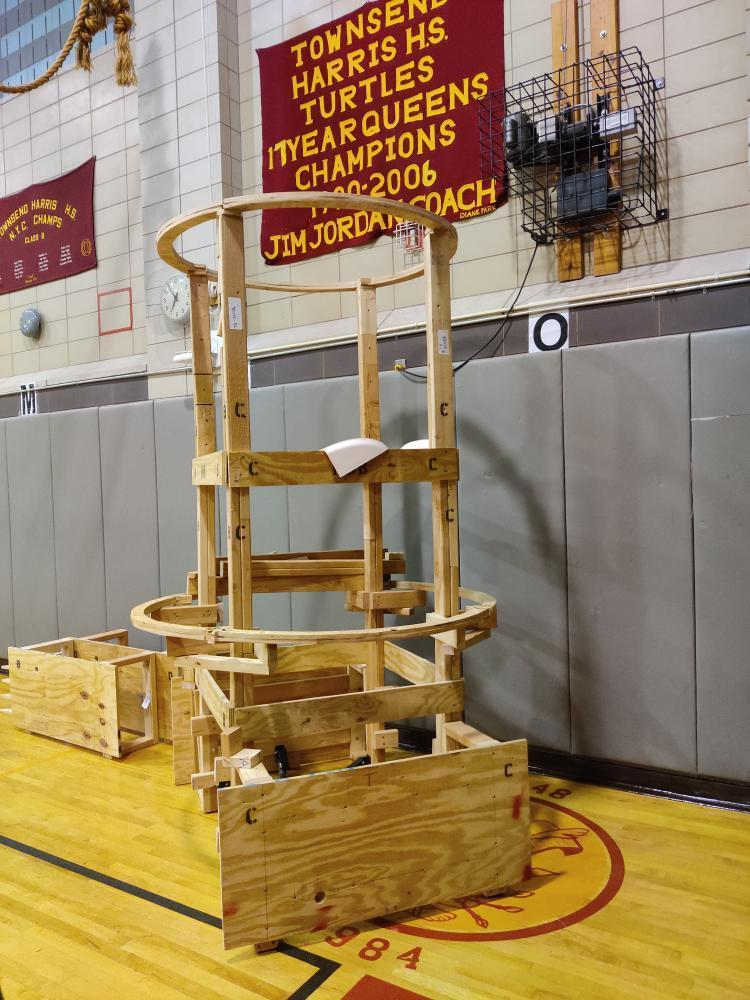
#> input picture hub_detection/Images/hub3.jpeg, 750 x 1000 px, found by its file name
$ python Wooden_Hub.py
#> lines starting #> are read from the running program, lines starting #| are printed output that depends on the picture; after the words box and inside, x2 and y2 are one past the last pixel; in counts of white or black regions, pixels touching at a corner belong together
#> further down, frame is the input picture: shape (1000, 750, 3); mean B, G, R 97.4, 132.8, 155.7
import cv2 as cv
import numpy as np

images = ["F:\sathya\hub3.jpeg", "F:\sathya\hub2.jpeg", "F:\sathya\hub1.jpeg", "F:\sathya\hub4.jpeg"]


def createMask(frame):
    global mask
    hsv = cv.cvtColor(frame, cv.COLOR_BGR2HSV)
#> hsv: shape (1000, 750, 3); mean H, S, V 34.5, 96.3, 156.3
    lower = np.array([7, 44, 101])
    upper = np.array([37, 134, 255])
    mask = cv.inRange(hsv, lower, upper)
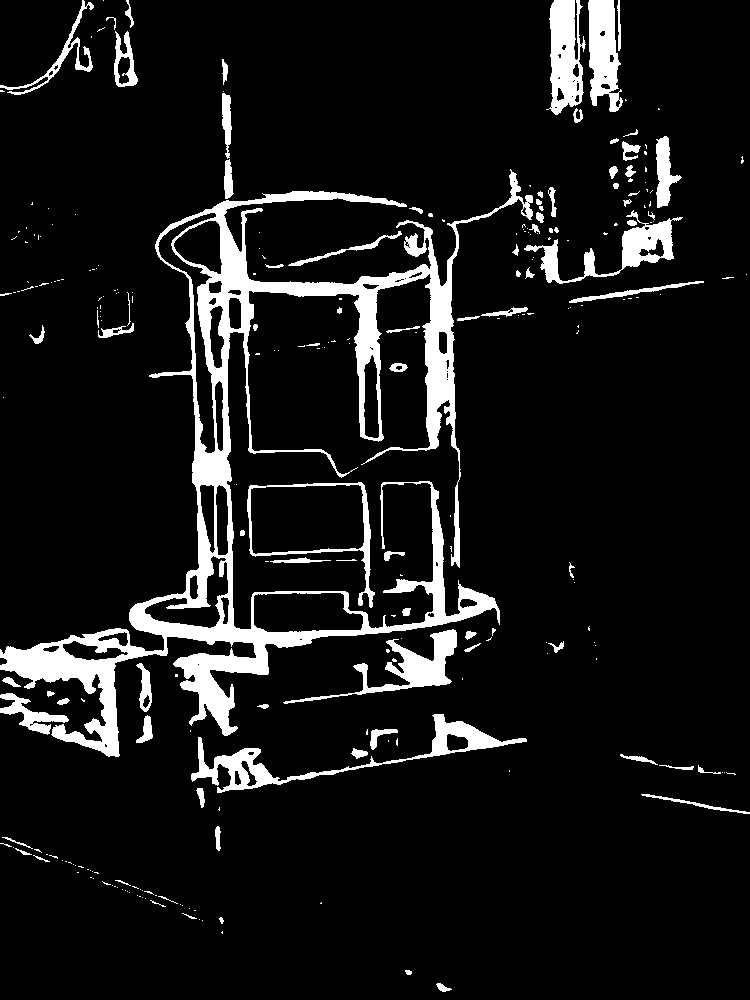
#> mask: shape (1000, 750); 9% white; 268 white regions (182 under 20 px), largest, box (x1, y1, x2, y2) and area: (0, 169, 533, 757) 40132, (191, 714, 527, 793) 3904, (546, 0, 586, 115) 2948
    mask = cv.morphologyEx(mask, cv.MORPH_CLOSE, (7,7))
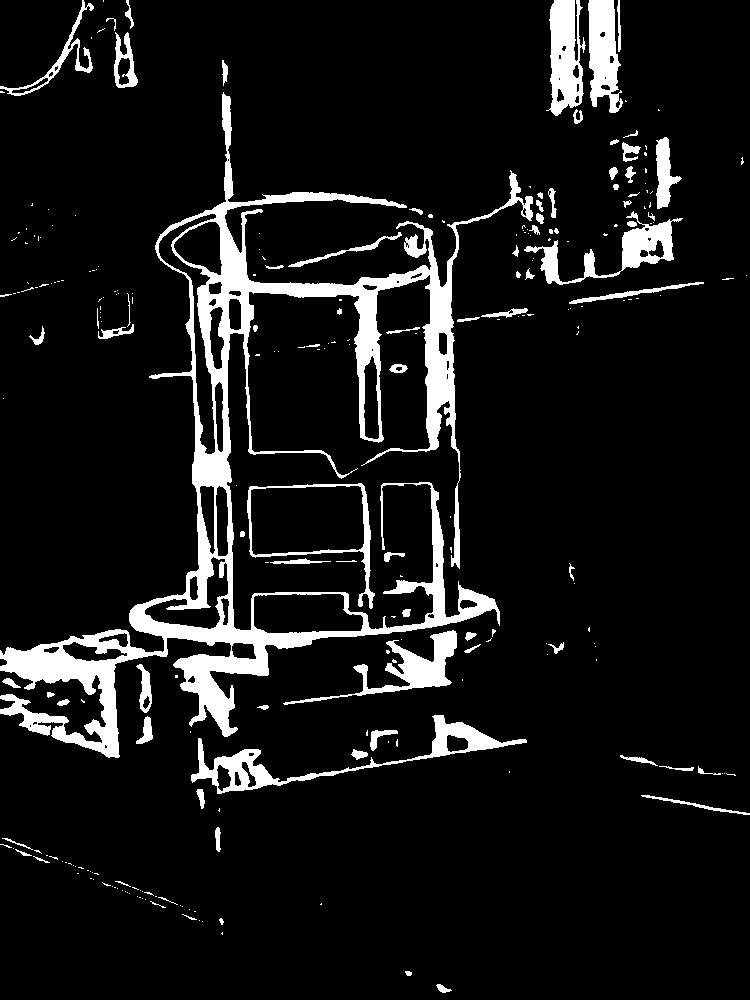
#> mask: shape (1000, 750); 9.1% white; 259 white regions (176 under 20 px), largest, box (x1, y1, x2, y2) and area: (0, 92, 533, 758) 41927, (191, 715, 527, 794) 3910, (546, 0, 586, 116) 2983
    mask = cv.morphologyEx(mask, cv.MORPH_OPEN, (3,3))
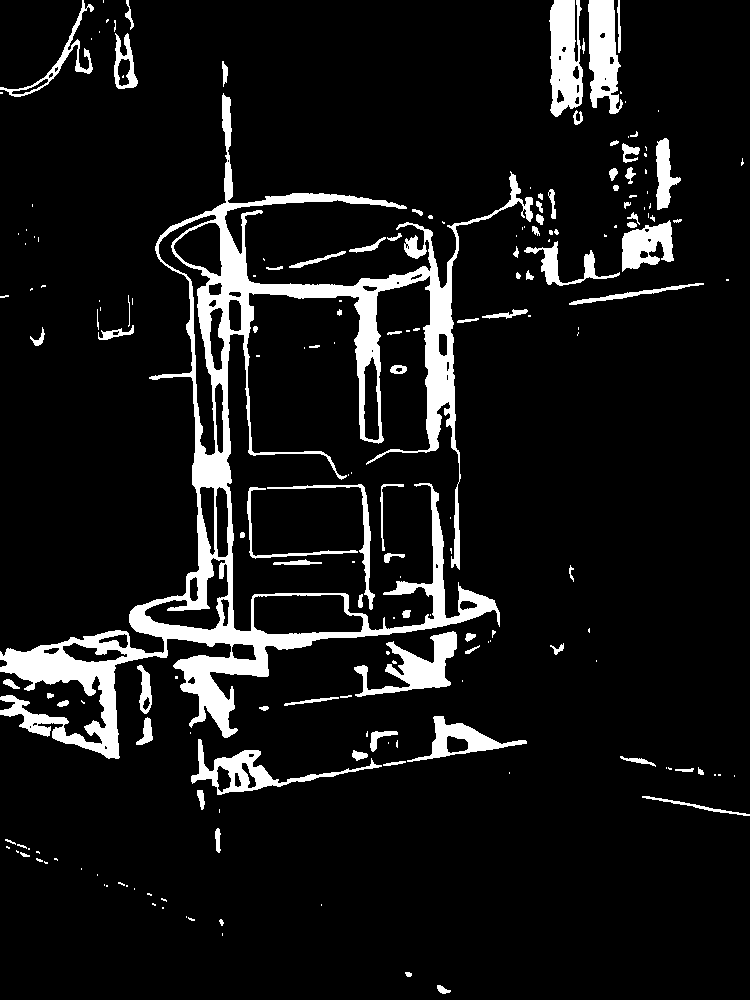
#> mask: shape (1000, 750); 9% white; 193 white regions (106 under 20 px)


    return mask


def getContours(mask):
    global contours
    contours = cv.findContours(mask, cv.RETR_EXTERNAL, cv.CHAIN_APPROX_SIMPLE)
#> contours = 192 contours, 125 with area under 20; largest, box (x1, y1, x2, y2) and area: (0, 93, 533, 759) 53988, (549, 0, 583, 117) 2944, (588, 0, 623, 114) 2611, (191, 739, 382, 795) 2440, (354, 631, 457, 697) 2344
    if len(contours) == 2:
        contours = contours[0]

    else:
        contours = contours[1]

    return contours

def drawHub(frame, contours):
    largestContour = max(contours, key = cv.contourArea)
#> largestContour = contour of 2475 points, box (x1, y1, x2, y2) (0, 93, 533, 759), area 53988
    approx = cv.approxPolyDP(largestContour, 0.01 * cv.arcLength(largestContour, True), True)
#> approx = contour of 24 points, box (x1, y1, x2, y2) (0, 93, 511, 745), area 68347
    x, y, w, h = cv.boundingRect(largestContour)
#> x = 0; y = 93; w = 533; h = 666
    aspect_ratio = w/h
#> aspect_ratio = 0.8
    if len(approx) > 15 and 1 >= aspect_ratio >= .6:
        cv.rectangle(frame, (x, y), (x + w, y + h), (0, 255, 0), 2)
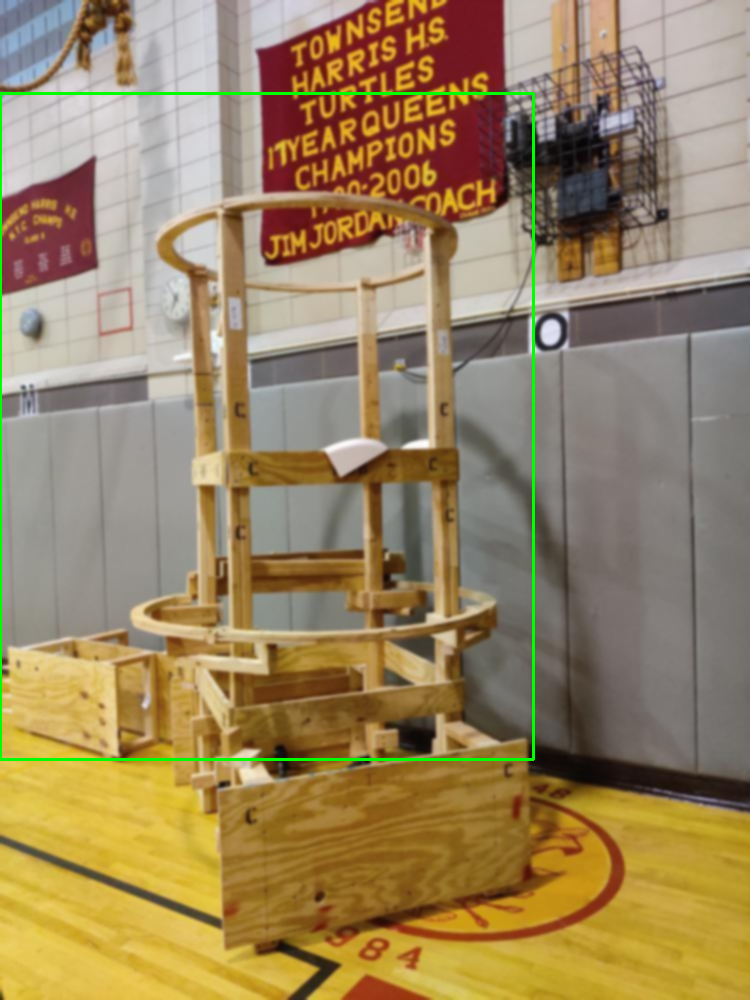
#> frame: shape (1000, 750, 3); mean B, G, R 96.5, 133.9, 154.4

for i in images:
    frame = cv.imread(i)
    frame = cv.GaussianBlur(frame, (7, 7), 0)
    map(drawHub(frame, getContours(createMask(frame))), i)
    cv.imshow("frame", frame)
    cv.imshow("mask", mask)
    cv.waitKey(0)
    cv.destroyAllWindows()
#> pass 2 of the loop `for i in images:`:
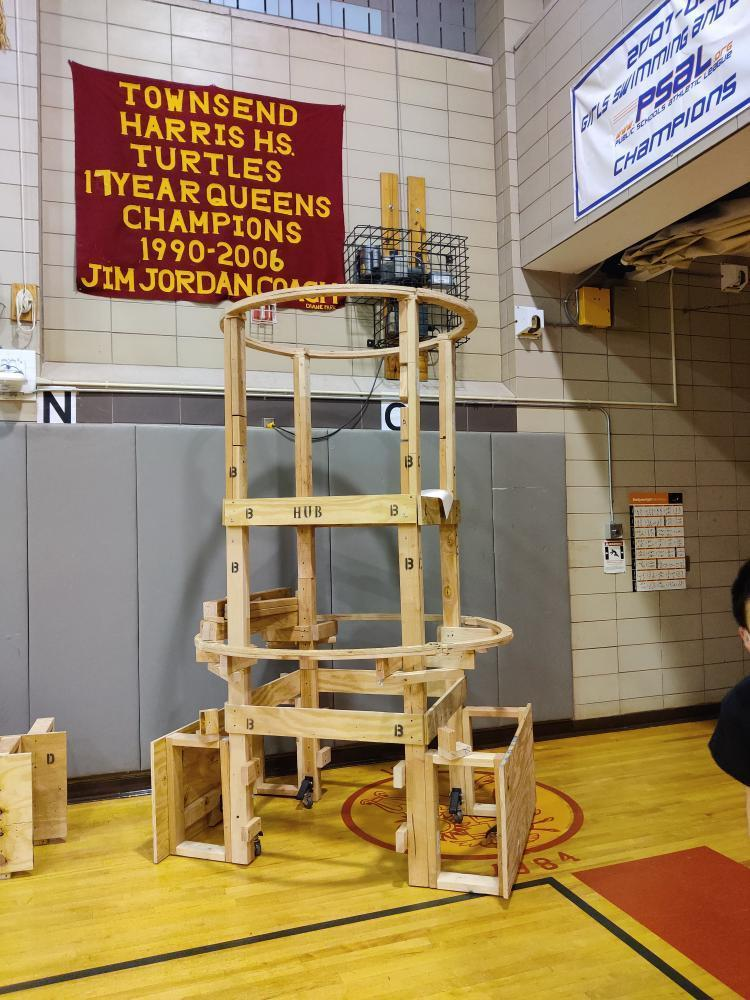
#> input picture hub_detection/Images/hub2.jpeg, 750 x 1000 px, found by its file name
#> frame is the input picture: shape (1000, 750, 3); mean B, G, R 99.5, 132.7, 154.6
#> hsv: shape (1000, 750, 3); mean H, S, V 45.2, 97.6, 156.6
#> in createMask (call 2), `mask = cv.morphologyEx(mask, cv.MORPH_OPEN, (3,3))`:
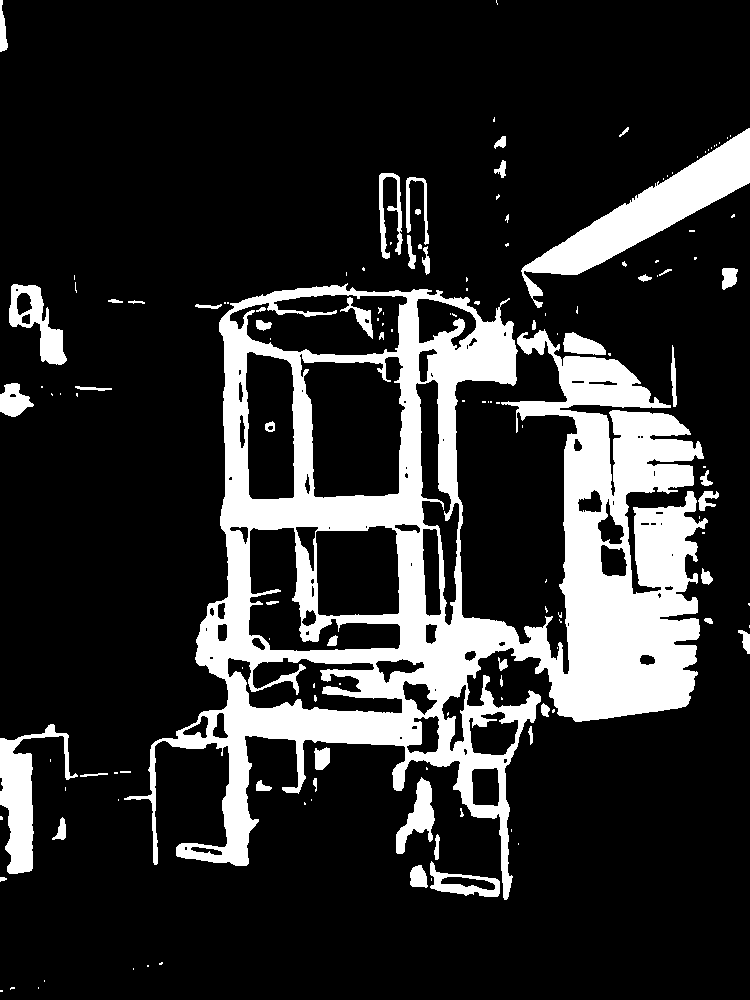
#> mask: shape (1000, 750); 18% white; 144 white regions (91 under 20 px)
#> contours = 123 contours, 84 with area under 20; largest, box (x1, y1, x2, y2) and area: (124, 283, 708, 900) 168646, (521, 128, 750, 308) 9696, (0, 724, 78, 874) 3736, (9, 284, 67, 365) 2066, (430, 861, 500, 897) 1220
#> largestContour = contour of 2101 points, box (x1, y1, x2, y2) (124, 283, 708, 900), area 168646
#> approx = contour of 22 points, box (x1, y1, x2, y2) (153, 298, 708, 900), area 184122
#> x = 124; y = 283; w = 584; h = 617
#> aspect_ratio = 0.947
#> in drawHub (call 2), `cv.rectangle(frame, (x, y), (x + w, y + h), (0, 255, 0), 2)`:
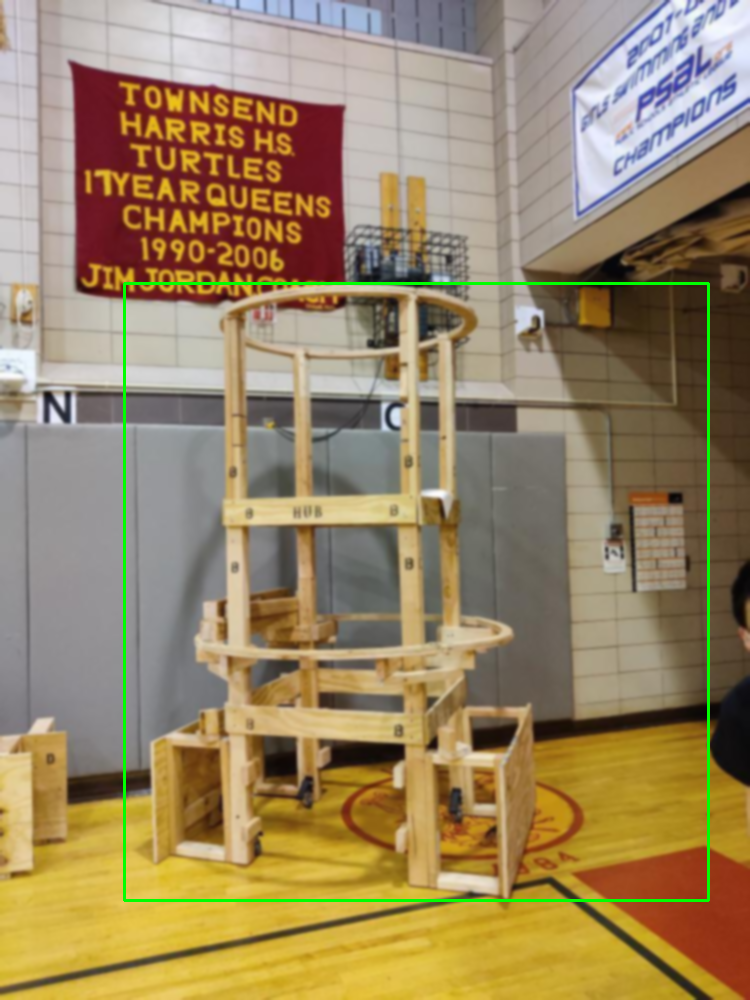
#> frame: shape (1000, 750, 3); mean B, G, R 98.9, 134, 153.2
#> pass 3 of the loop `for i in images:`:
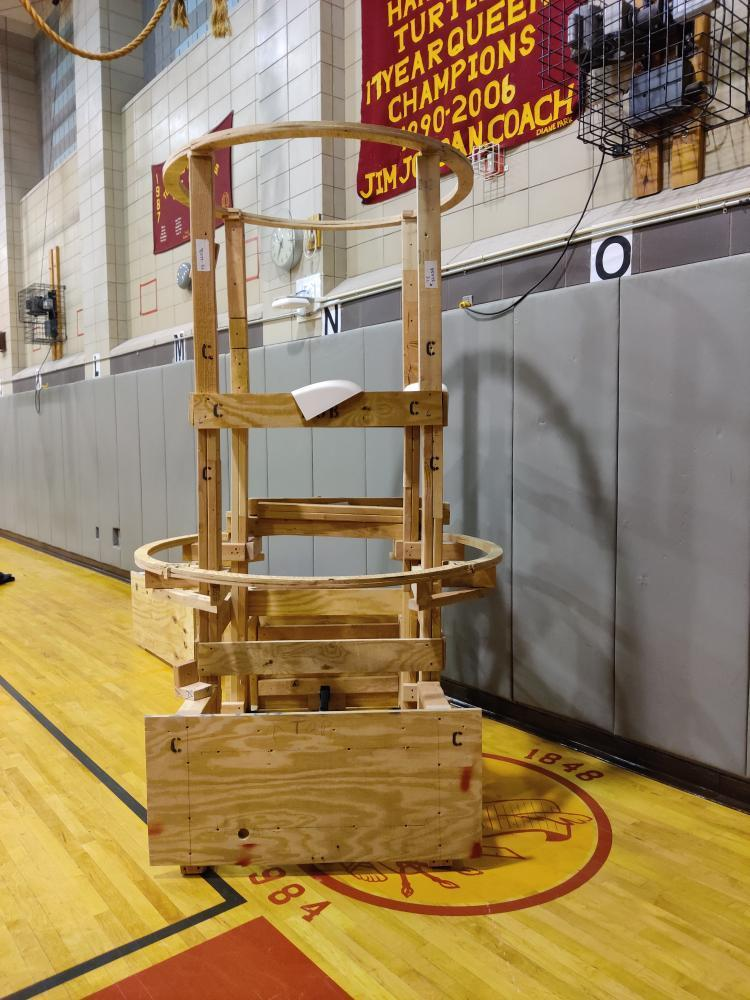
#> input picture hub_detection/Images/hub1.jpeg, 750 x 1000 px, found by its file name
#> frame is the input picture: shape (1000, 750, 3); mean B, G, R 96.4, 131.2, 153.3
#> hsv: shape (1000, 750, 3); mean H, S, V 41, 94.9, 154.1
#> in createMask (call 3), `mask = cv.morphologyEx(mask, cv.MORPH_OPEN, (3,3))`:
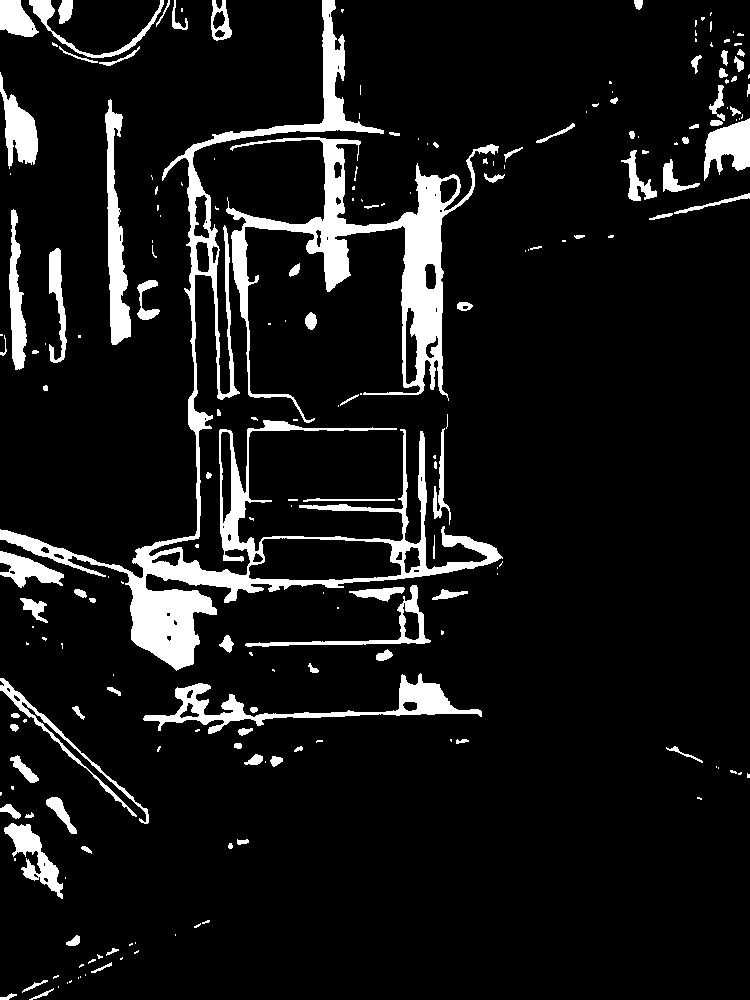
#> mask: shape (1000, 750); 9.1% white; 211 white regions (113 under 20 px)
#> contours = 211 contours, 131 with area under 20; largest, box (x1, y1, x2, y2) and area: (0, 0, 503, 671) 28744, (226, 137, 499, 423) 14125, (143, 673, 482, 734) 3836, (105, 99, 131, 345) 2788, (704, 118, 750, 181) 1610
#> largestContour = contour of 1699 points, box (x1, y1, x2, y2) (0, 0, 503, 671), area 28744
#> approx = contour of 25 points, box (x1, y1, x2, y2) (0, 0, 503, 671), area 23692
#> x = 0; w = 503; h = 671
#> aspect_ratio = 0.75
#> in drawHub (call 3), `cv.rectangle(frame, (x, y), (x + w, y + h), (0, 255, 0), 2)`:
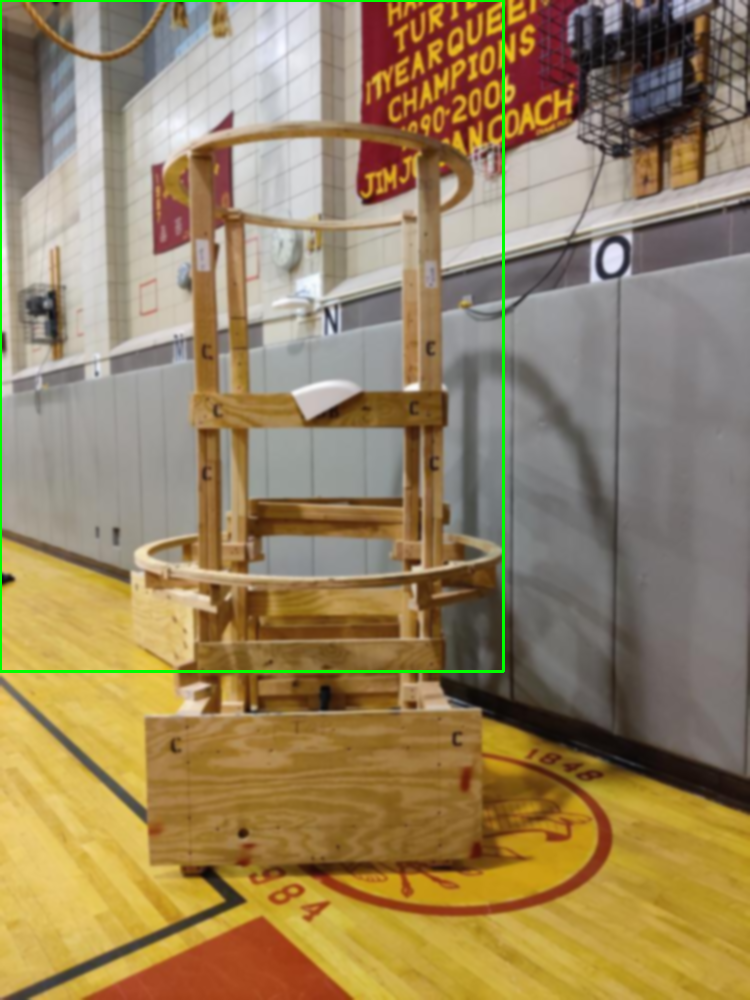
#> frame: shape (1000, 750, 3); mean B, G, R 95.6, 132.1, 152.1
#> the loop made 4 passes; the first 3 are shown
